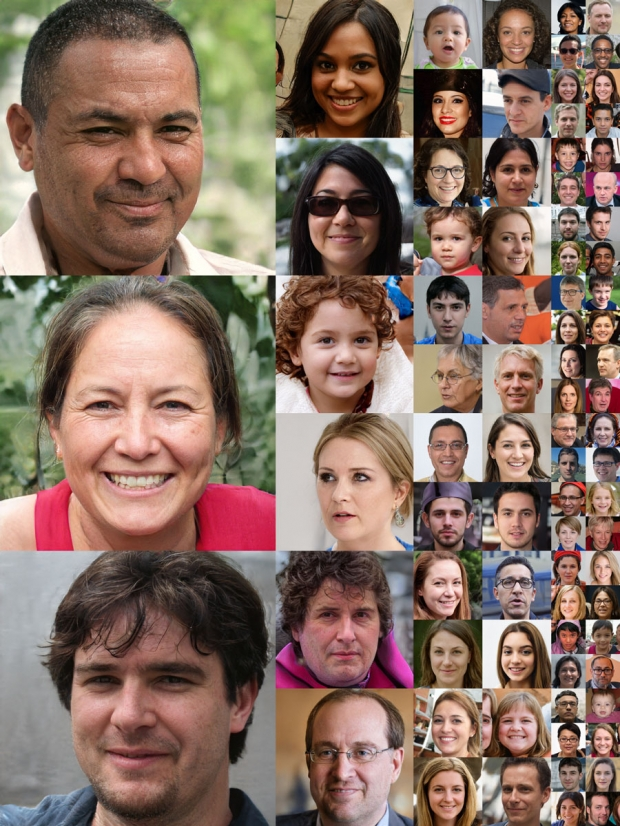
#> input picture Detecting face/images/faces.jpg, 620 x 826 px
$ python rotate.py --image '../Detecting face/images/faces.jpg'
#> lines starting #> are read from the running program, lines starting #| are printed output that depends on the picture
import numpy as np
import argparse
import imutils
import cv2
ap = argparse.ArgumentParser()
ap.add_argument("-i", "--image", required=True, help="Path to the image")
args = vars(ap.parse_args())
image = cv2.imread(args["image"])
#> image is the input picture: shape (826, 620, 3); mean B, G, R 99.8, 112, 136.2
(h, w) = image.shape[:2]
#> h = 826; w = 620
center = (w/2, h/2)
#> center = (310, 413)
M = cv2.getRotationMatrix2D(center, 45, 1.0)# 이미지, 회전각도, scale factor
rotated = cv2.warpAffine(image, M, (w, h))
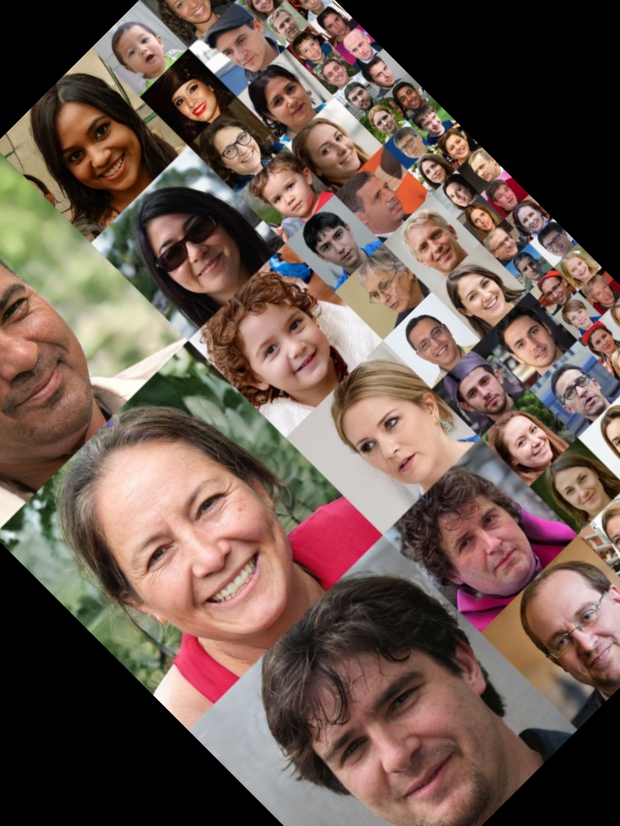
#> rotated: shape (826, 620, 3); mean B, G, R 79.9, 89, 109.1
cv2.imshow("Rotated by 45 Degrees", rotated)
M = cv2.getRotationMatrix2D(center, -90, 1.0)
rotated = cv2.warpAffine(image, M, (w, h))
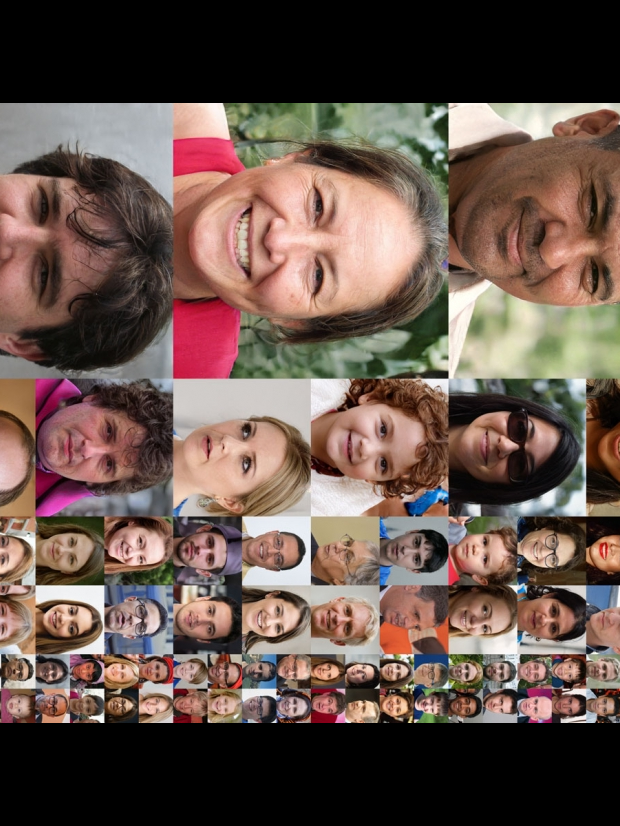
#> rotated: shape (826, 620, 3); mean B, G, R 76.6, 84.8, 104.2
cv2.imshow("Rotated by -90 Degrees", rotated)
rotated = imutils.rotate(image, 180)
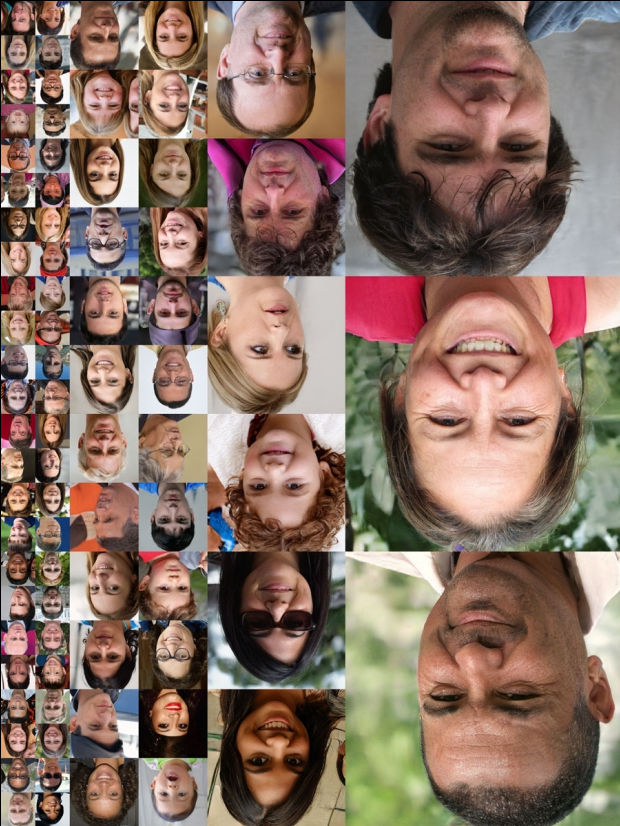
#> rotated: shape (826, 620, 3); mean B, G, R 99.4, 111.6, 135.8
cv2.imshow("Rotated by 180 Degrees", rotated)
cv2.waitKey(0)
